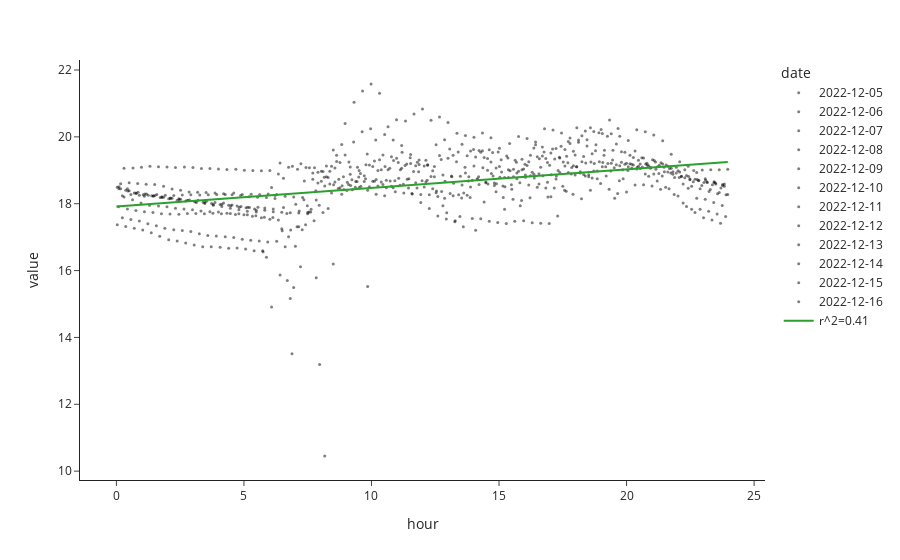
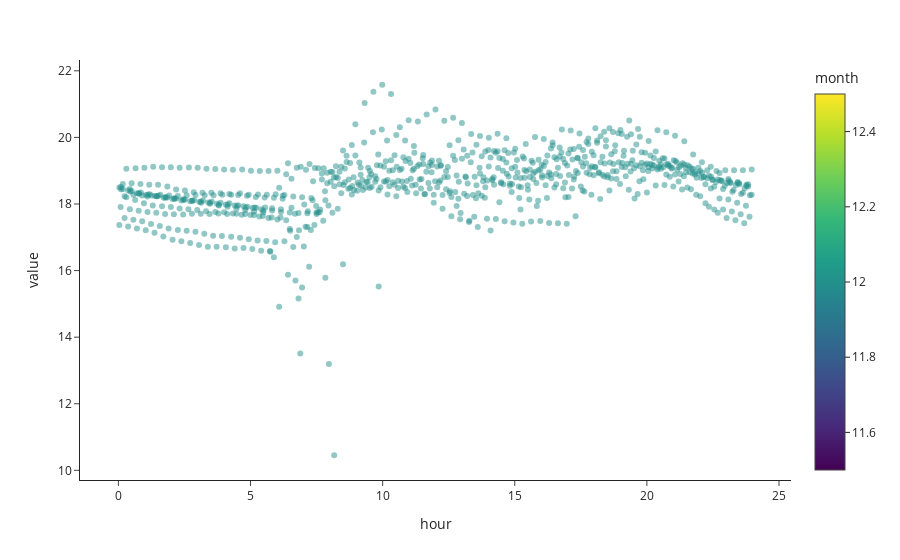

The cell these charts' notebook holds for them, in order:
### Code cell
import plotly.express as px
import plotly.graph_objects as go
from scipy.stats import linregress
from numpy import linspace

linreg = linregress(df_data['hour'], df_data['value'])
slope = linreg.slope
incpt = linreg.intercept
r_value = linreg.rvalue
stderr = linreg.stderr
intercept_stderr = linreg.intercept_stderr


xline = linspace(0,df_data['hour'].max())


fig = px.scatter(df_data, x='hour', y='value', \
    color='date', template="simple_white", \
    opacity=.5)

fig.update_traces(marker=dict(size=3, color='black'))

fig.add_trace(go.Scatter(x=xline, y=slope*xline+incpt,
                    mode='lines',
                    name=f'r^2={r_value:.2f}'))

fig.show()

#  Graph per month
fig = px.scatter(df_data, x='hour', y='value', \
    color='month', template="simple_white", \
    opacity=.5)
fig.show()
